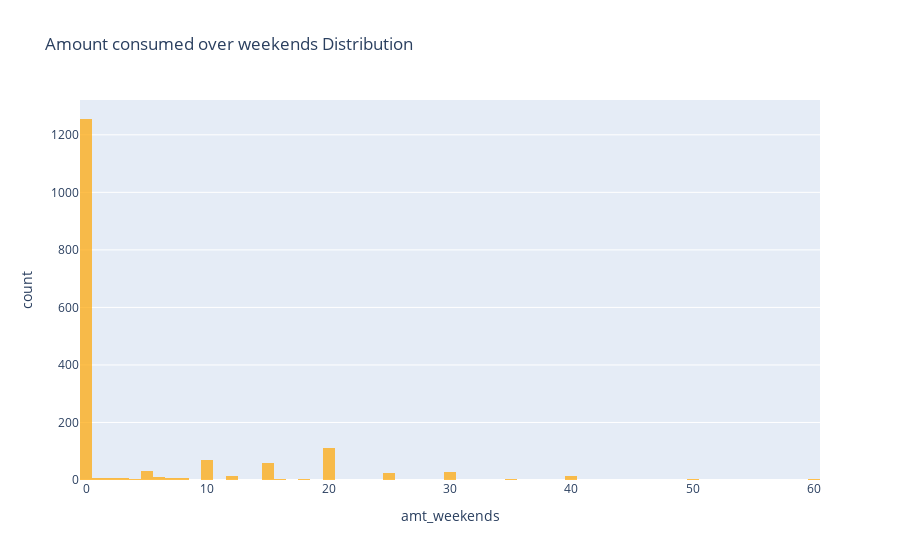

The code cell stored with this chart in its notebook:
### Markdown cell above
* Amount consumed over weekends

### Code cell
hist_fig= px.histogram(dataset, x='amt_weekends', title='Amount consumed over weekends Distribution')
hist_fig.update_traces(marker_color='orange', opacity=0.7)

### Figure 1 — Plotly figure (JSON) as saved in the notebook; plotly's stock layout.template omitted (floating-point values rounded to 4 significant figures; data arrays with more than 128 entries replaced by an {"elided": "..."} marker saying what was removed)
{"data": [{"alignmentgroup": "True", "bingroup": "x", "hovertemplate": "amt_weekends=%{x}<br>count=%{y}<extra></extra>", "legendgroup": "", "marker": {"color": "orange", "pattern": {"shape": ""}}, "name": "", "offsetgroup": "", "opacity": 0.7, "orientation": "v", "showlegend": false, "type": "histogram", "x": {"elided": "1670 int values"}, "xaxis": "x", "yaxis": "y"}], "layout": {"barmode": "relative", "legend": {"tracegroupgap": 0}, "title": {"text": "Amount consumed over weekends Distribution"}, "xaxis": {"anchor": "y", "domain": [0, 1], "title": {"text": "amt_weekends"}}, "yaxis": {"anchor": "x", "domain": [0, 1], "title": {"text": "count"}}}}
